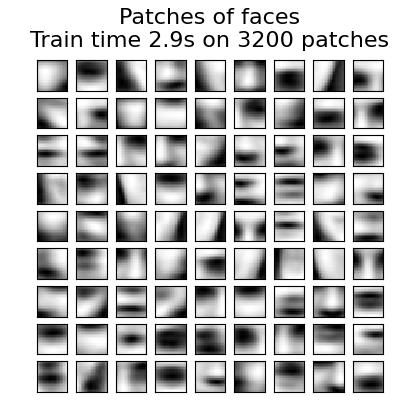

Generate this figure with Python:
#### Load the data --------------
from sklearn import datasets
faces = datasets.fetch_olivetti_faces()


breakpoint()

#### Learn the dictionary of images --------------
import time
import numpy as np
from sklearn.cluster import MiniBatchKMeans
from sklearn.feature_extraction.image import extract_patches_2d

print("Learning the dictionary... ")
rng = np.random.RandomState(0)
kmeans = MiniBatchKMeans(n_clusters=81, random_state=rng, verbose=True, n_init=3)
patch_size = (20, 20)

buffer = []
t0 = time.time()

# The online learning part: cycle over the whole dataset 6 times
index = 0
for _ in range(6):
    for img in faces.images:
        data = extract_patches_2d(img, patch_size, max_patches=50, random_state=rng)
        data = np.reshape(data, (len(data), -1))
        buffer.append(data)
        index += 1
        if index % 10 == 0:
            data = np.concatenate(buffer, axis=0)
            data -= np.mean(data, axis=0)
            data /= np.std(data, axis=0)
            kmeans.partial_fit(data)
            buffer = []
        if index % 100 == 0:
            print("Partial fit of %4i out of %i" % (index, 6 * len(faces.images)))

dt = time.time() - t0
print("done in %.2fs." % dt)





#### Plot the results --------------
import matplotlib.pyplot as plt

fig = plt.figure(figsize=(4.2, 4))
for i, patch in enumerate(kmeans.cluster_centers_):
    plt.subplot(9, 9, i + 1)
    plt.imshow(patch.reshape(patch_size), cmap=plt.cm.gray, interpolation="nearest")
    plt.xticks(())
    plt.yticks(())


plt.suptitle(
    "Patches of faces\nTrain time %.1fs on %d patches" % (dt, 8 * len(faces.images)),
    fontsize=16,
)
plt.subplots_adjust(0.08, 0.02, 0.92, 0.85, 0.08, 0.23)

plt.show()
fig.savefig("toy.png")